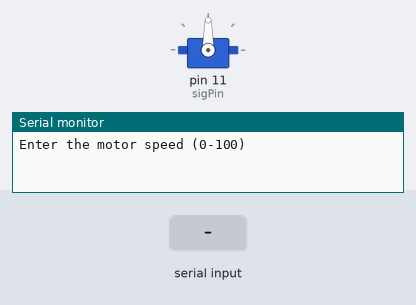
Bench run of a sketch on a simulated Arduino Uno, built with avr-gcc and run on an emulated ATmega328P. On the bench: servo, the last lines printed to the serial monitor. The test bench sets the inputs (shaded band).

Above: at 1.2 s.
1.3 s: "90,45\n" received over Serial
At 1.31 s:
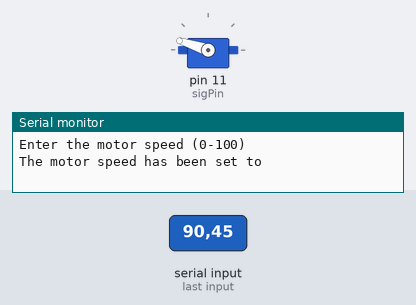
At 2.8 s:
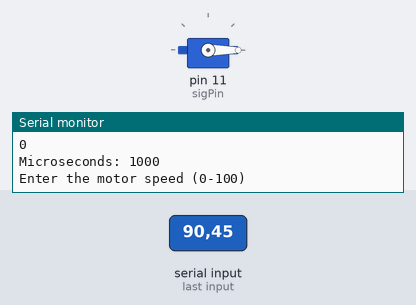
3.9 s: "30,150\n" received over Serial
At 4.8 s:
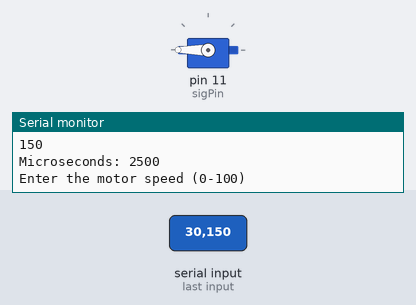
Timing chart, 0 to 6.9 s (numbered marks = the images above; inputs shaded):
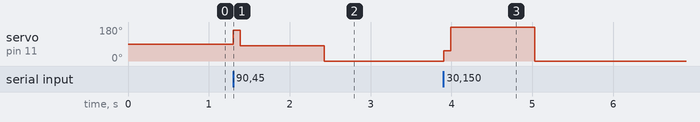

The sketch:

brushless.ino
```cpp
#include <Servo.h> //The library also works with ESC controllers

Servo ESC;     // create servo object to control the ESC

//From the datasheet of the motor
const int maxWidth = 2000; //The max pulse width in microseconds
const int minWidth = 1000;// Minimum

const int sigPin = 11; // ESC signal pin

void setup() {
  // Attach the ESC on pin 9
  ESC.attach(sigPin,minWidth,maxWidth); // (pin, min pulse width, max pulse width in microseconds)

  Serial.begin(9600); //Begins serial communication at 9600 bits per seconds
}

void loop() {
  Serial.println("");
  Serial.println("Enter the motor speed (0-100)");

  while(Serial.available()==0); //Stop the code while there is no serial connection
  int value = Serial.parseInt(); //Take integer from serial connection

  Serial.println("The motor speed has been set to ");
  Serial.println(value);

  value = map(value, 0, 100, minWidth, maxWidth); //Map to the width that the ESC uses

  Serial.print("Microseconds: ");
  Serial.println(value);

  ESC.writeMicroseconds(value);    // Send the signal to the ESC
}
```

Measured:
- after the input at 1.3 s, servo on pin 11 (sigPin): 90° → 162° at once, → 81° 0.09 s later, → 0° 1.0 s later
- after the input at 3.9 s, servo on pin 11 (sigPin): 0° → 54° at once, → 180° 0.09 s later, → 0° 1.0 s later
